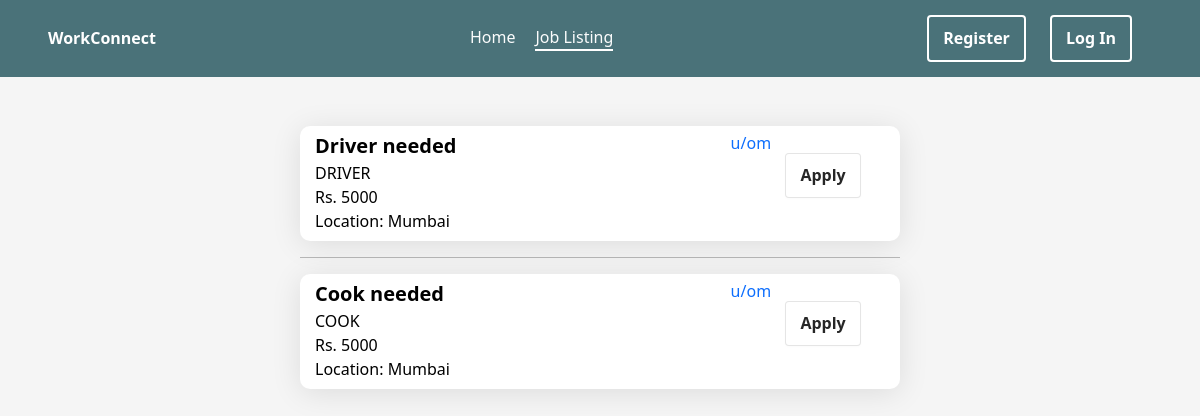
The page /newco/listings on the database its author committed.
### newco/models.py (models this page shows, shortened)
class Job(models.Model):
    user = models.ForeignKey(User,on_delete=models.CASCADE)
    title = models.CharField(max_length=255)
    description = models.TextField()
    job_specification = models.CharField(max_length=255)
    salary = models.CharField(max_length=32)
    location = models.CharField(max_length=32)
    people_applied = models.IntegerField(default=0)
    applied = models.ManyToManyField(User,related_name='users_applied',blank=True)

### newco/views.py (the view)
# urls.py: path('listings',views.listings,name='listings'),
def listings(request,filterby=None):
    if filterby:
        pass
    jobs = Job.objects.all()
    if jobs.count() == 0:
        jobs = None
    else:
        jobs = reversed(jobs)
    return render(request,'newco/listings.html',{'jobs':jobs})

### newco/templates/newco/listings.html (shortened to what this page needs)
{% extends 'newco/layout.html' %}
{% block body %}
{% if jobs %}
    <div class="w-100 h-auto center">
        <div class="w-50 d-block m-3">
            {% for job in jobs %}
                <hr>
                <a href="post/{{ job.id }}" class="w-100">
                    <div class="post form w-100 flex-row nothover">
                        <div class="flex-column w-100">
                            <div class="w-100 lead" style="font-weight: 600;">{{ job.title }}</div>
                            <div class="w-100">{{ job.job_specification }}</div>
                            <div class="w-100">Rs. {{ job.salary }}</div>
                            <div class="w-100">Location: {{ job.location }}</div>
                        </div>
                    </a>
                    {% if job.user.username != request.user.username %}
                        <div class="d-inline-flex flex-row-reverse" style="height: 25px; transition: all 0.3s;">
                            <a href="" class="a-hover">u/{{ job.user.username }}</a>
                        </div>
                        <div class="w-25 center" style="height: 90px;">
                            {% if request.user not in job.applied.all %}
                                <a href="post/apply/{{ job.id }}">
                                    <button type="button" class="">Apply</button>
                                </a>
                            {% else %}
                                <button type="button" disabled style="cursor: not-allowed">Applied</button>
                            {% endif %}
                            </div>
                    {% else %}
                        <div class="d-inline-flex flex-row-reverse" style="height: 25px; transition: all 0.3s;">
                            <a href="profile/{{ job.user.username }}" class="a-hover">you</a>
                        </div>
                    {% endif %}
                </div>
            {% endfor %}
{% else %}
<div class="w-100 h-75 center">
    <div class="display-6 h1">No jobs posted yet</div>
</div>
{% endif %}
{% endblock %}

### newco/static/newco/log.reg.styles.css (style rules this page uses)
.form { width: 380px; height: 500px; display: flex; flex-direction: column; border-radius: 15px; background-color: white; box-shadow: 0 4px 30px rgba(0, 0, 0, 0.1); transition: .4s ease-in-out; }

### newco/static/newco/styles.css (style rules this page uses)
* { font-family: 'Segoe UI'; margin: 0; padding: 0; color: black; background-color: #f5f5f5; }
.center { display: flex; justify-content: center; align-items: center; }
div { background: transparent; }
body { background-color: #f5f5f5; }
button { background-color: #FFFFFF; border: 1px solid rgba(0, 0, 0, 0.1); border-radius: .25rem; box-shadow: rgba(0, 0, 0, 0.02) 0 1px 3px 0; color: rgba(0, 0, 0, 0.85); cursor: pointer; display: inline-flex; font-size: 16px; font-weight: 600; justify-content: center; line-height: 1.05; min-height: 1rem; padding: calc(.875rem - 1px) calc(1.5rem - 10px); text-decoration: none; transition: all 250ms; user-select: none; -webkit-user-select: none; touch-action: manipulation; vertical-align: baseline; width: fit-content; }
a { text-decoration: none; background: transparent; }
.a-hover { transition: all 0.5s; border-bottom: 2px #0d6efd00 solid; }
.bg-transparent, * { background: transparent; }
.post { background: white; height: 115px; transition: all 0.6s ease; border-radius: 10px; padding-top: 5px; padding-bottom: 25px; padding-right: 25px; padding-left: 15px; overflow: hidden; }
hr { border: 0; border-top: 0.5px solid black; }

### rows shown on the page
Job: title "Driver needed", job_specification "DRIVER", salary "5000", location "Mumbai", user.username "om"
Job: title "Cook needed", job_specification "COOK", salary "5000", location "Mumbai", user.username "om"
